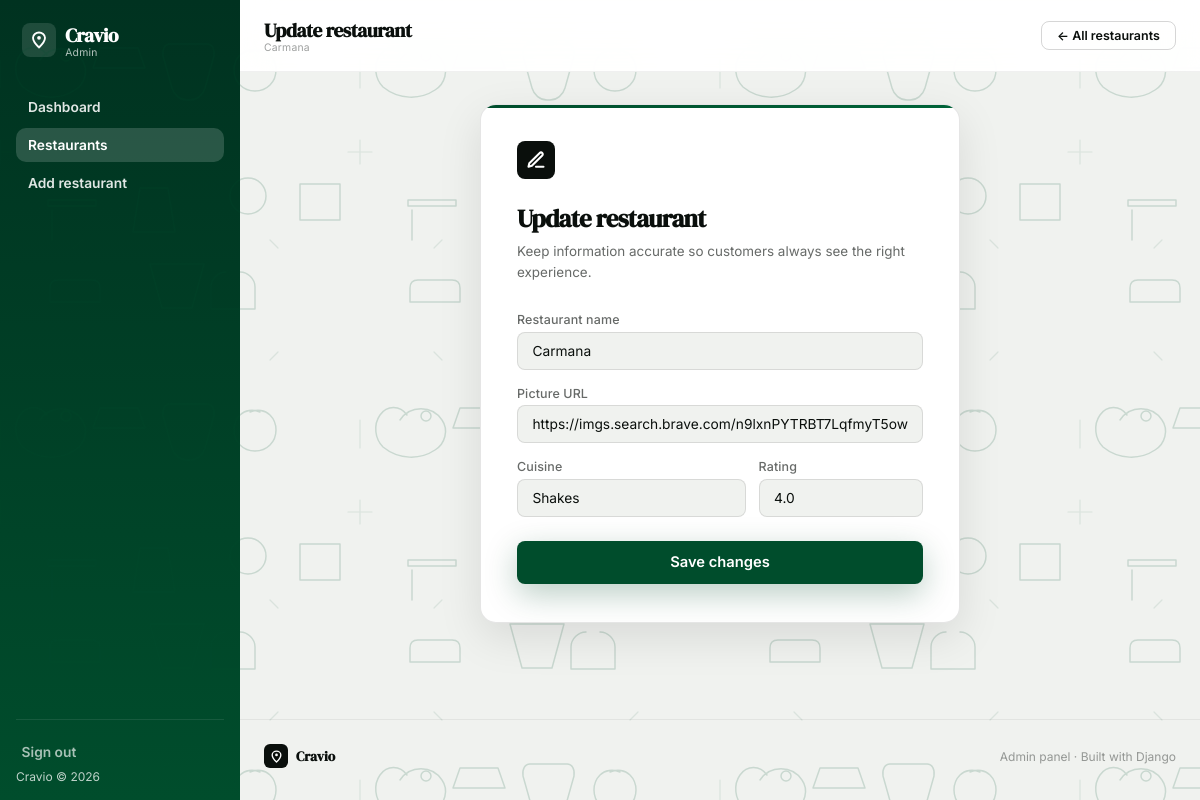
Before: /open_update_restaurant/2 with the older database file.
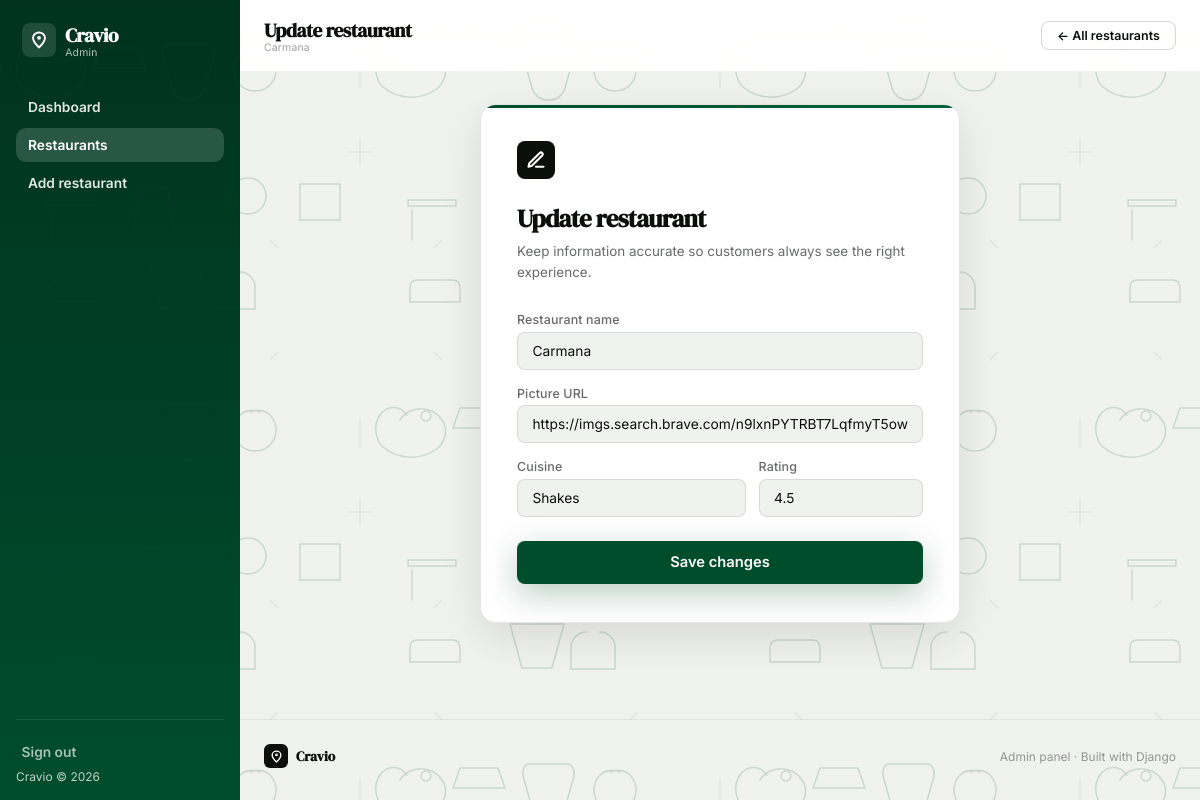
After: the same page with the newer database file.
### delivery/models.py (models this page shows)
class Restaurant(models.Model):
    name = models.CharField(max_length = 20)
    picture = models.URLField(max_length = 200, default='https://images.venuebookingz.com/22886-1777034898-wm-triple_eight_bar_(9).jpg')
    cuisine = models.CharField(max_length = 200)
    rating = models.FloatField()

### delivery/views.py (the view)
def open_update_restaurant(request, restaurant_id):
    restaurant = Restaurant.objects.get(id=restaurant_id)
    return render(request, "update_restaurant.html", {"restaurant": restaurant})

### delivery/Templates/update_restaurant.html (shortened to what this page needs)
{% load static %}
<!DOCTYPE html>
<html lang="en">
<head>
  <link rel="stylesheet" href="{% static 'style.css' %}" />
</head>
<body class="food-doodle-theme admin-app">
  <div class="admin-shell">
    <aside class="admin-sb" aria-label="Admin navigation">
      <div class="admin-sb-brand">
        <div class="nav-logo-box">
          <svg viewBox="0 0 24 24" fill="none" stroke="#ffffff" stroke-width="2.5" stroke-linecap="round" stroke-linejoin="round">
            <path d="M12 2C8 2 4 5 4 9c0 5.25 8 13 8 13s8-7.75 8-13c0-4-4-7-8-7z"/>
            <circle cx="12" cy="9" r="2.5" fill="#ffffff" stroke="none"/>
          </svg>
        </div>
        <div>
          <div class="nav-wordmark" style="color: #fff">Cravio</div>
          <div class="nav-tagline" style="color: rgba(255,255,255,0.75)">Admin</div>
        </div>
      </div>
      <nav class="admin-sb-nav">
        <a href="{% url 'admin_home' %}" class="admin-sb-link {% if request.resolver_match.url_name == 'admin_home' %}is-active{% endif %}">Dashboard</a>
        <a href="{% url 'open_show_restaurant' %}" class="admin-sb-link {% if request.resolver_match.url_name == 'open_show_restaurant' or request.resolver_match.url_name == 'open_update_restaurant' or request.resolver_match.url_name == 'open_update_menu' %}is-active{% endif %}">Restaurants</a>
        <a href="{% url 'open_add_restaurant' %}" class="admin-sb-link {% if request.resolver_match.url_name == 'open_add_restaurant' %}is-active{% endif %}">Add restaurant</a>
      </nav>
      <div class="admin-sb-foot">
        <a href="{% url 'open_signin' %}" class="admin-sb-link" style="padding-left: 0.35rem">Sign out</a>
        <div>Cravio © 2026</div>
      </div>
    </aside>
    <div class="admin-content">
      <div class="nav-wrap">
        <nav class="nav">
          <div class="nav-brand">
            <div>
              <div class="nav-wordmark">Update restaurant</div>
              <div class="nav-tagline">{{ restaurant.name }}</div>
            </div>
          </div>
          <div class="nav-right">
            <a href="{% url 'open_show_restaurant' %}" class="btn-secondary btn-sm">← All restaurants</a>
          </div>
        </nav>
      </div>
      <main class="page-wrap page-wrap--narrow">
        <div class="auth-wrap" style="min-height: auto; padding: 0 0 2rem; background: transparent">
          <div class="auth-card" style="max-width: 480px">
            <div class="auth-logo">
              <svg viewBox="0 0 24 24" fill="none" stroke="#ffffff" stroke-width="2.5" stroke-linecap="round" stroke-linejoin="round">
                <path d="M12 20h9"/><path d="M16.5 3.5a2.121 2.121 0 0 1 3 3L7 19l-4 1 1-4L16.5 3.5z"/>
              </svg>
            </div>
            <h1 class="auth-title">Update restaurant</h1>
            <p class="auth-sub">Keep information accurate so customers always see the right experience.</p>
            <form action="{% url 'update_restaurant' restaurant.id %}" method="post" class="form-stack">
              <div class="field">
                <label class="field-label">Restaurant name</label>
                <input type="text" name="name" value="{{ restaurant.name }}" class="field-input" required />
              </div>
              <div class="field">
                <label class="field-label">Picture URL</label>
                <input type="url" name="picture" value="{{ restaurant.picture }}" class="field-input" />
              </div>
              <div class="field-row">
                <div class="field">
                  <label class="field-label">Cuisine</label>
                  <input type="text" name="cuisine" value="{{ restaurant.cuisine }}" class="field-input" />
                </div>
                <div class="field">
                  <label class="field-label">Rating</label>
                  <input type="number" name="rating" min="0" max="5" step="0.5" value="{{ restaurant.rating }}" class="field-input" />
                </div>
              </div>
              <div class="form-actions">
                <button type="submit" class="btn-primary btn-block">Save changes</button>
              </div>
            </form>
          </div>
        </div>
      </main>
      <footer class="footer">
        <div class="footer-inner">
          <div class="footer-brand">
            <div class="footer-logo">
              <svg viewBox="0 0 24 24" fill="none" stroke="#ffffff" stroke-width="2.5" stroke-linecap="round" stroke-linejoin="round"><path d="M12 2C8 2 4 5 4 9c0 5.25 8 13 8 13s8-7.75 8-13c0-4-4-7-8-7z"/><circle cx="12" cy="9" r="2.5" fill="#fff" stroke="none"/></svg>
            </div>
            <span class="footer-name">Cravio</span>
          </div>
          <span>Admin panel · Built with Django</span>
        </div>
      </footer>
    </div>
  </div>
</body>
</html>

Changed rows visible on the page:
changed Restaurant "Carmana": rating "4.0" → "4.5"
